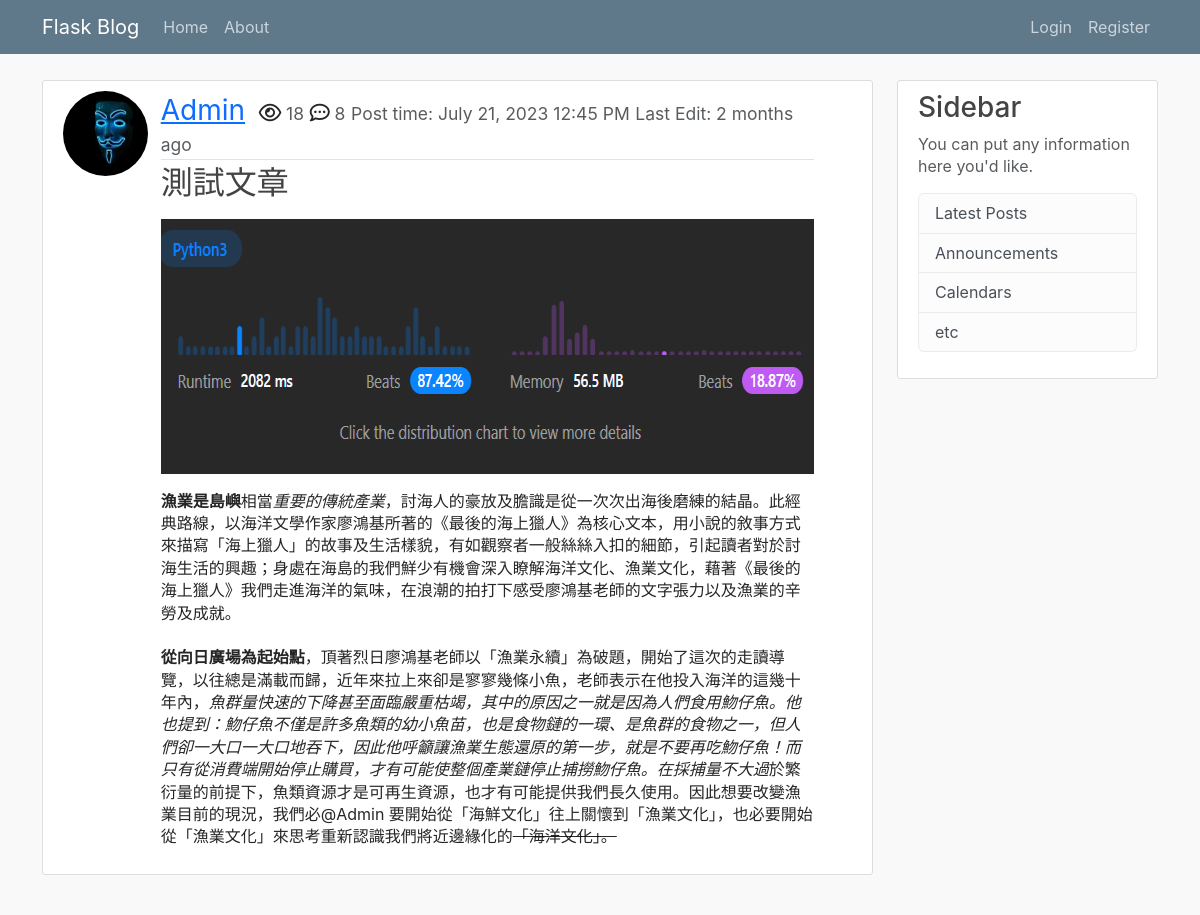
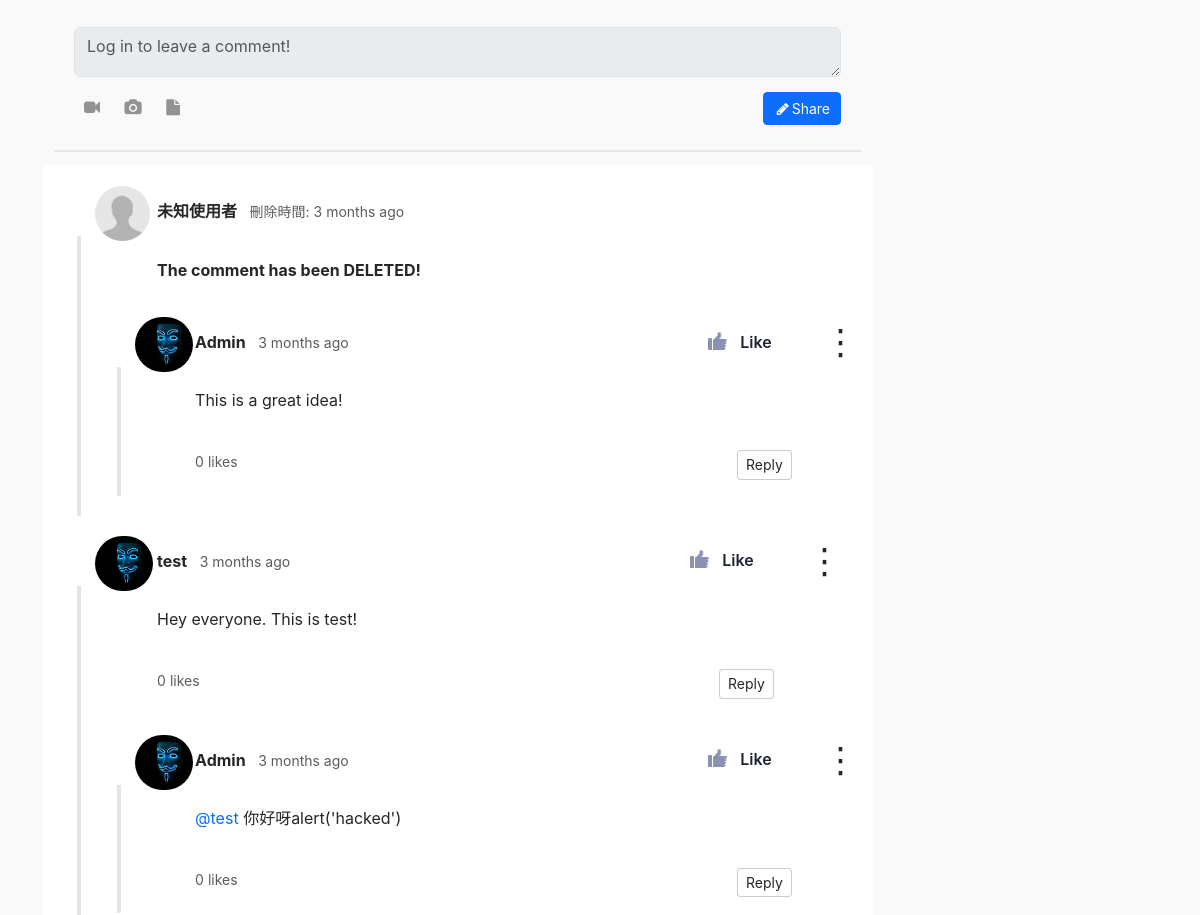
/post/1 (upper part), run on an earlier commit of the app's database (2 pictures, top to bottom).
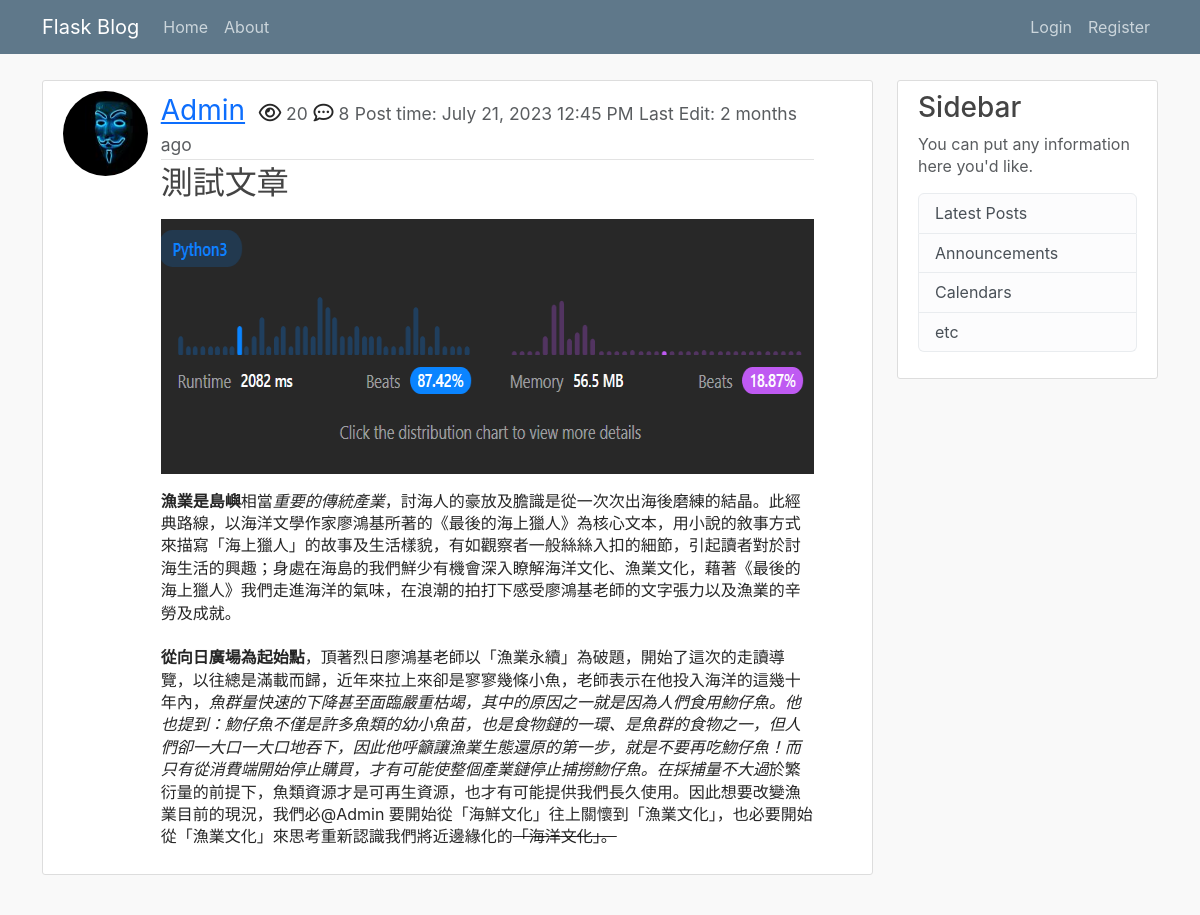
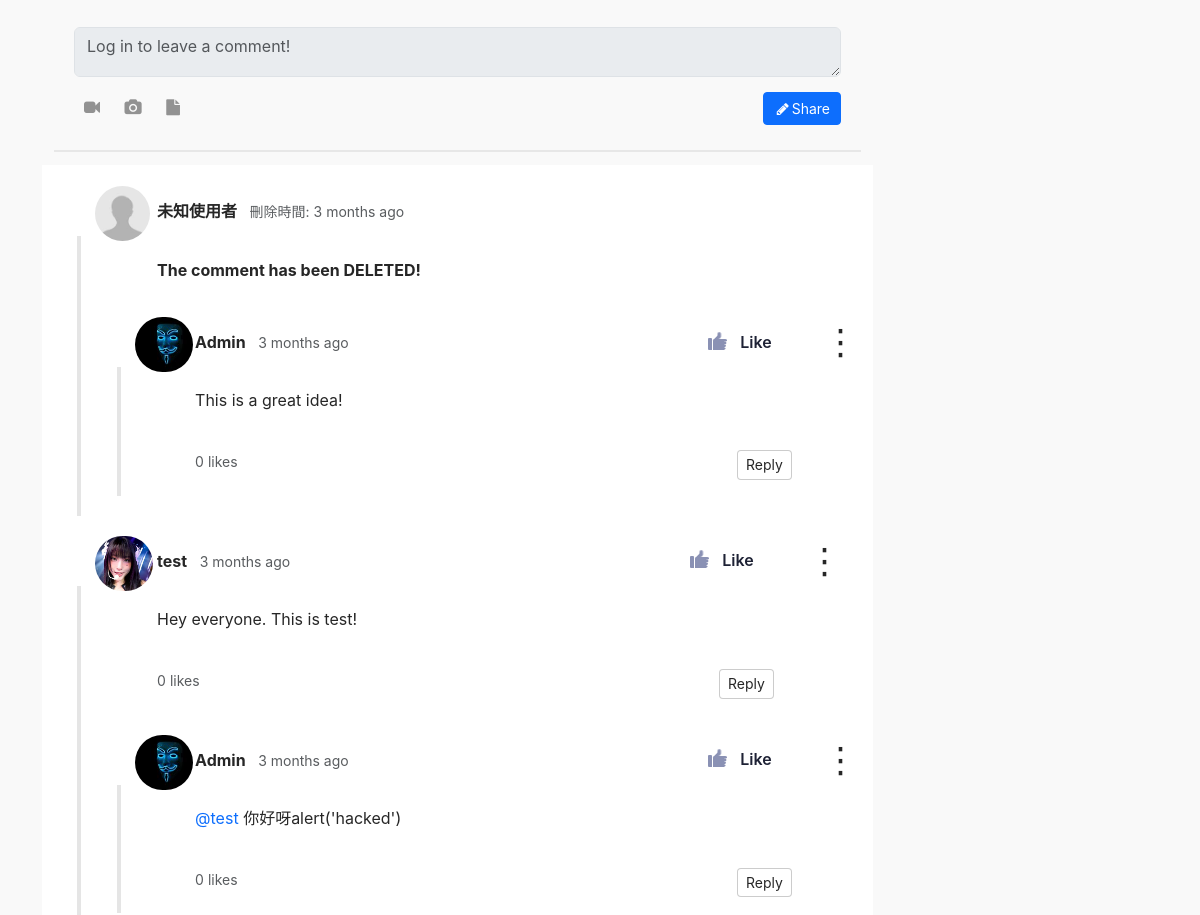
And on a later commit of the database (2 pictures, top to bottom).
### flask_blog/models.py (models this page shows, shortened)
class Post(db.Model):
    __tablename__ = 'post'
    id = db.Column(db.Integer, primary_key=True)
    title = db.Column(db.String(100), nullable=False)
    date_posted = db.Column(db.DateTime, nullable=False, default=datetime.utcnow)
    date_edited = db.Column(db.DateTime) # 這裡應該改成可空且預設為None
    view = db.Column(db.Integer, nullable=False, default=0)
    content = db.Column(db.Text, nullable=False)
    user_id = db.Column(db.Integer, db.ForeignKey('user.id', ondelete='CASCADE'), nullable=False)
    comments = db.relationship('Comment', backref='post', lazy=True, cascade='all, delete')
    category = db.Column(db.String(100), nullable=False)

class Comment(db.Model):
    __tablename__ = 'comment'
    id = db.Column(db.Integer, primary_key=True)
    content = db.Column(db.String(1000), nullable=False)
    date_posted = db.Column(db.DateTime, nullable=False, default=datetime.utcnow)
    date_edited = db.Column(db.DateTime)
    date_deleted = db.Column(db.DateTime)
    user_id = db.Column(db.Integer, db.ForeignKey('user.id', ondelete='CASCADE'), nullable=False)
    post_id = db.Column(db.Integer, db.ForeignKey('post.id', ondelete='CASCADE'), nullable=False)
    reply_id = db.Column(db.Integer, db.ForeignKey('comment.id', ondelete='CASCADE')) # 自己reference自己做one to many relation，也要加上foreign key
    reply = db.relationship('Comment', remote_side='Comment.id', backref='replies', lazy=True, cascade='all, delete') # 這裡要設定remote_side，然後傳入class
    likes = db.relationship('Like', backref='comment', lazy=True, cascade='all, delete')
    delete = db.Column(db.Boolean, default=0)

class User(db.Model, UserMixin):
    __tablename__ = 'user'
    id = db.Column(db.Integer, primary_key=True)
    username = db.Column(db.String(20), unique=True, nullable=False)
    email = db.Column(db.String(120), unique=True, nullable=False)
    image_file = db.Column(db.String(20), unique=False, nullable=False, default='default.jpg')
    password = db.Column(db.String(60), nullable=False)
    posts = db.relationship('Post', backref='author', lazy=True, cascade='all, delete') # lazy="select"
    comments = db.relationship('Comment', backref='user', lazy=True, cascade='all, delete')
    likes = db.relationship('Like', backref='user', lazy=True, cascade='all, delete')

### flask_blog/posts/routes.py (the view)
@posts.route('/post/<int:post_id>')
def post(post_id):
    post = Post.query.get_or_404(post_id) # 找的到就傳id找不到就直接跳404頁面
    comments = Comment.query.filter_by(post_id=post_id, reply_id=None).all()
    if current_user.get_id(): # 只有在不是anynomoususer的情況下才會有likes的屬性，然後取得所有這個使用者按讚的留言並傳入template
        liked_comments_id = [liked_comment.comment_id for liked_comment in current_user.likes]
        print('permitted user')
    else:
        liked_comments_id = []
    print('liked_comments_id: ', liked_comments_id)
    if current_user.get_id() and current_user.id != post.author.id: # 確保如果是未登入使用者(AnonymousUser)存取不會報錯，而是把id設成None
        views = post.view
        post.view = views + 1
        db.session.commit()
    return render_template('post.html', title=post.title, post=post, comments=comments, liked_comments_id=liked_comments_id)

### flask_blog/__init__.py (called while the page is built)
def tagify(text):
    return re.sub(r'@([a-zA-Z0-9_]+)\s', r'<a href="/user/\1" style="text-decoration:none;">@\1</a> ', text)

### flask_blog/templates/post.html (shortened to what this page needs)
{% extends 'layout.html' %}
{% from 'macros.html' import generate_content, generate_reply with context %}
{% block content %}
    <article class="media content-section">
      <div class="row">
        <div class="col-1">
          <img class="rounded-circle article-img" src="{{ url_for('static', filename='profile_pics/' + post.author.image_file) }}">
        </div>
        <div class="media-body col-10">
          <div class="article-metadata">
              <a class="user-name" href="{{ url_for('users.user_posts', username=post.author.username ) }}">{{ post.author.username }}</a>
              <i class="far fa-eye icon-class"></i><small class='text-muted'> {{ post.view }}</small>
              <i class='far fa-comment-dots icon-class'></i><small class='text-muted'> {{ post.comments|length }}</small>
              <small class="text-muted">Post time: {{ moment(post.date_posted).format('LLL') }}</small>
              {% if post.date_edited %}
                <small class= 'text-muted'>Last Edit: {{ moment(post.date_edited).fromNow(refresh=True) }}</small>
              {% endif %}
          </div>
          <h2 class="article-title">{{ post.title }}</h2>
          <p class="article-content">{{ post.content|safe }}</p>
        </div>
    </article>
    <br>
    {% if current_user.is_authenticated %}
    <link href="https://maxcdn.bootstrapcdn.com/font-awesome/4.3.0/css/font-awesome.min.css" rel="stylesheet">
      <div class="container bootdey">
        <div class="col-md-12 bootstrap snippets">
          <div class="panel">
            <div class="panel-body">
              <form class="mar-top clearfix" method="POSt" action="{{ url_for('comments.comment', post_id = post.id) }}">
                <input type="hidden" name="csrf_token" value="{{ csrf_token() }}">
                <textarea class="form-control" rows="2" placeholder="Leave a comment" name="content"></textarea>
                <br>
                <button class="btn btn-sm btn-primary pull-right" type="submit"><i class="fa fa-pencil fa-fw"></i>Share</button>
                <a class="btn btn-trans btn-icon fa fa-video-camera add-tooltip" href="#"></a>
                <a class="btn btn-trans btn-icon fa fa-camera add-tooltip" href="#"></a>
                <a class="btn btn-trans btn-icon fa fa-file add-tooltip" href="#"></a>
              </form>
            </div>
          </div>
        </div>
      </div>
    {% else %}
    <link href="https://maxcdn.bootstrapcdn.com/font-awesome/4.3.0/css/font-awesome.min.css" rel="stylesheet">
    <div class="container bootdey">
      <div class="col-md-12 bootstrap snippets">
        <div class="panel">
          <div class="panel-body">
            <textarea disabled class="form-control" rows="2" placeholder="Log in to leave a comment!"></textarea>
            <div class="mar-top clearfix" >
              <button class="btn btn-sm btn-primary pull-right" type="submit"><i class="fa fa-pencil fa-fw"></i>Share</button>
              <a class="btn btn-trans btn-icon fa fa-video-camera add-tooltip"></a>
              <a class="btn btn-trans btn-icon fa fa-camera add-tooltip"></a>
              <a class="btn btn-trans btn-icon fa fa-file add-tooltip"></a>
            </div>
          </div>
        </div>
      </div>
    </div>
    {% endif %}
    {% if comments %}
      <div class="comment-thread">
        {% for comment in comments%}
          {% include 'comment_template.html' %}
        {% endfor %}
      </div>
    {% else %}
      <p>No Comments</p>
    {% endif %}
{% endblock content %}

### flask_blog/templates/macros.html
{% macro generate_reply(comments, initial_comments) %}
    {% if comments|length > initial_comments %}
        <div>
            {% for comment in comments[:initial_comments] %}
                {% include 'comment_template.html' %}
            {% endfor %}
            <a class="a-btn show-more-comments" onClick="show_more_comments(this)">Show {{ comments|length - initial_comments }} More Comments</a>
            <div class="more-comments-area hide">
                {% for comment in comments[initial_comments:] %}
                    {% include 'comment_template.html' %}
                {% endfor %}
            </div>
            <a class="a-btn show-less-comments hide" onClick="show_less_comments(this)">Show Less Comments</a>
        </div>
    {% else %}
        {% for comment in comments %}
            {% include 'comment_template.html' %}
        {% endfor %}
    {% endif %}
{% endmacro %}
{% macro generate_content(comment, initial_words) %}
    {% with initial_words = initial_words %}
    {% if comment.content|length > initial_words %}
        <div class="content-div">
            <p class="inline-p"><span class="dots">{{ (comment.content[:initial_words]|tagify)|safe }}...</span><span class="more hide">{{ (comment.content|tagify)|safe }}</span></p>
            <a class="a-btn" onClick="show_more_content(this)">Read More</a>
        </div>
    {% else %}
        <div class="content-div">
            <p>{{ (comment.content|tagify)|safe }}</p>
        </div>
    {% endif %}
    {% endwith %}
{% endmacro %}

### flask_blog/templates/comment_template.html (shortened to what the changed rows need)
{% if not comment.delete %}
<div class="comment row" id=comment-{{ comment.id }}>
    <div class="col-1 me-2">
        <a href="#comment-{{ comment.id }}" class="comment-border-link"></a>
        <div class="comment-info" >
            {% if comment.user.id == current_user.id %}
            <img style="box-shadow: 3px 3px 8px #968004;" class="user-icon" src="{{ url_for('static', filename='profile_pics/' + comment.user.image_file) }}" alt="user-icon">
            {% else %}
            <img class="user-icon" src="{{ url_for('static', filename='profile_pics/' + comment.user.image_file) }}" alt="user-icon">
            {% endif %}
        </div>
    </div>
    <div class="col-10 comment-content mb-3">
        <div class="row">
            <div class="col-6">
                <a href="{{ url_for('users.user_posts', username=comment.user.username) }}" class="comment-author me-2">{{ comment.user.username }}</a>
                {% if comment.date_edited %}
                <small class="m-0 text-muted">{{ moment(comment.date_posted).fromNow(refresh=True) }}</small>&#x2022;<small class="m-0 text-muted">(已編輯) {{ moment(comment.date_edited).fromNow(refresh=True) }}</small>
                {% else %}
                <small class="m-0 text-muted">{{ moment(comment.date_posted).fromNow(refresh=True) }}</small>
                {% endif %}
            </div>
            <div class="col-6 d-flex justify-content-end">
                <div class="comment-voting">
                    {% if comment.id in liked_comments_id %}
                    <button class="button dark liked" onClick="clicking(this,'{{current_user.is_authenticated}}'); thumb_toggle(this, '{{current_user.is_authenticated}}');">
                        <div class="hand">
                            <div class="thumb"></div>
                        </div>
                        <span>Like</span>
                    </button>
                    {% else %}
                    <button class="button dark" onClick="clicking(this,'{{current_user.is_authenticated}}'); thumb_toggle(this, '{{current_user.is_authenticated}}');">
                      <div class="hand">
                          <div class="thumb"></div>
                      </div>
                      <span>Like</span>
                    </button>
                    {% endif %}
                    <div class="button-wrapper">
                        <span class="overlay-span" onClick="toggleUpdateDeleteCommentBtn(this)">&#8942;</span>
                    </div>
                </div>
            </div>
        </div>
        <br>
        <div class="comment-body">
            {{ generate_content(comment, 100) }}
            <br>
            <div class="d-flex justify-content-between">
                <div><small class="likes text-muted me-1">{{ comment.likes|length }}</small><small class="likes m-0 text-muted">likes</small></div>
                <div>
                    <button type="button" onClick="toggle_reply_form(this)">Reply</button>
                </div>
            </div>
        </div>
    </div>
    <div class="replies">
        {{ generate_reply(comment.replies, 2) }}
    </div>
</div>
{% endif %}

What changed in the data, as far as the page shows it:
changed Post "測試文章": view "18" → "20"
changed through a linked row, Comment "Hey everyone. This is test!": image_file: picture added in place of a placeholder
